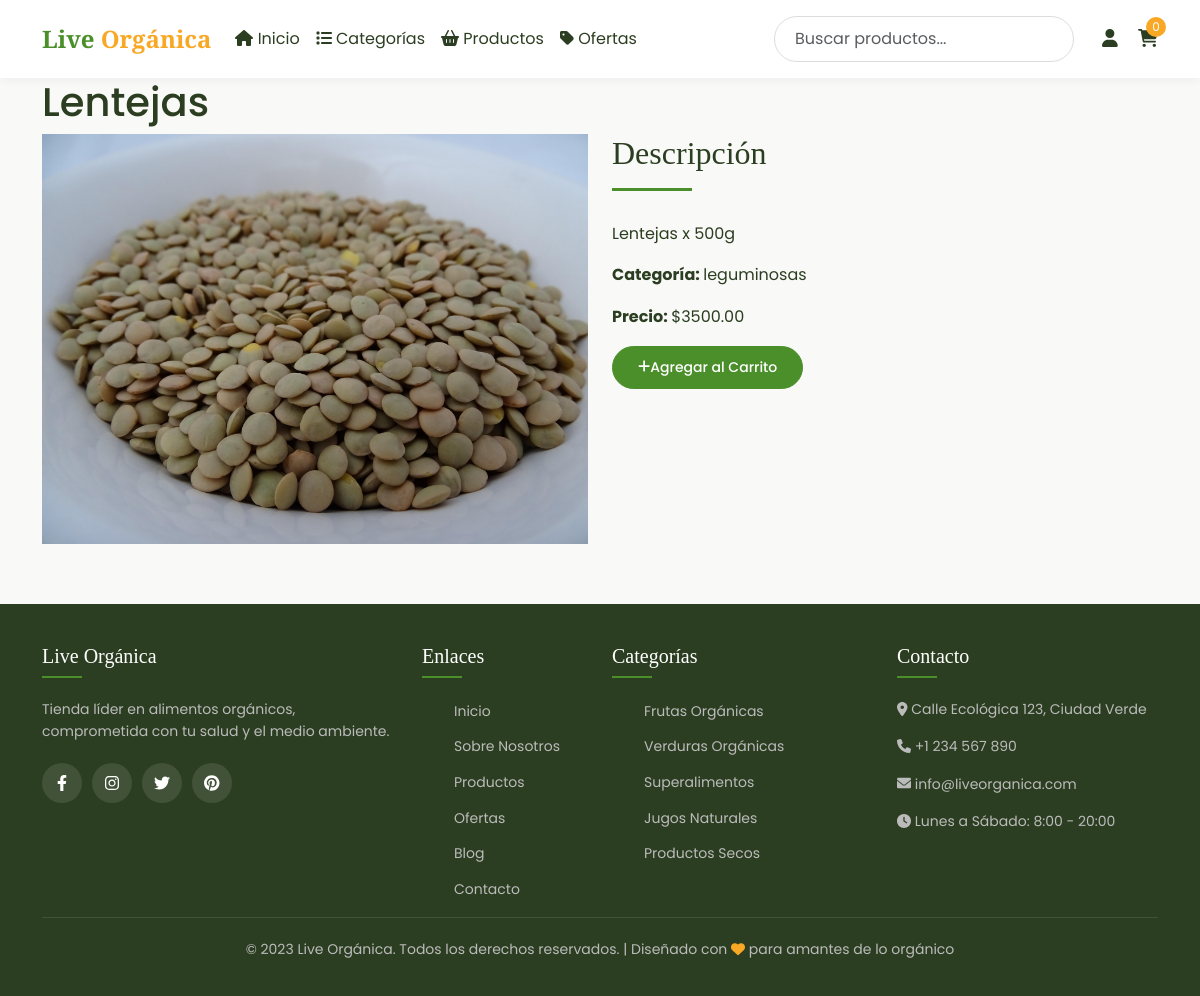
Page /detalle/2 on the committed database.
### productos/models.py (models this page shows, shortened)
class Producto(models.Model):
    nombre = models.CharField(max_length=200)
    descripcion = models.TextField()
    precio = models.DecimalField(max_digits=10, decimal_places=2)
    categoria = models.ForeignKey(Categoria, on_delete=models.CASCADE)
    imagen = models.ImageField(upload_to='productos/')
    en_oferta = models.BooleanField(default=False)

class Categoria(models.Model):
    nombre = models.CharField(max_length=100, unique=True)
    imagen = models.ImageField(upload_to='categorias/', null=True, blank=True)  # Permite valores nulos inicialmente
    def __str__(self):
        return self.nombre

### productos/views.py (the view)
# urls.py: path('detalle/<int:id_producto>', detalle_producto, name='detalle_producto'),
def detalle_producto(request, id_producto):
    producto = Producto.objects.get(id=id_producto)
    return render(request, 'productos/detalle.html', {'producto': producto})

### productos/context_processors.py (called while the page is built)
def total_productos_en_carrito(request):
    carrito_items = Carrito.objects.all()
    total_items = sum(item.cantidad for item in carrito_items)
    return {
        'total_productos_en_carrito': total_items,
        'vista_previa_carrito': carrito_items
    }

### productos/templates/productos/detalle.html (shortened to what this page needs)
{% load static %}
{% include 'productos/menu.html' %}
    {% if producto %}
        <div class="container">
            <h1>{{ producto.nombre }}</h1>
            <div class="row">
                <div class="col-md-6">
                    <img src="{{ producto.imagen.url }}" alt="{{ producto.nombre }}" class="img-fluid">
                </div>
                <div class="col-md-6">
                    <h2>Descripción</h2>
                    <p>{{ producto.descripcion }}</p>
                    <p><strong>Categoría: </strong>{{ producto.categoria }}</p>
                    <p><strong>Precio: </strong>${{ producto.precio }}</p>
                    <a href="{% url 'agregar_al_carrito' producto.id %}" class="btn btn-sm btn-primary">
                        <i class="fas fa-plus"></i>Agregar al Carrito
                    </a>
                </div>
            </div>
        </div>
    {% endif %}
{% include 'productos/footer.html' %}

### static/css/styles.css (style rules this page uses)
:root { --primary: #4a8f29; --primary-light: #6bbf47; --secondary: #f8f1e5; --dark: #2c3e21; --light: #ffffff; --accent: #f9a825; }
body { font-family: 'Poppins', sans-serif; background-color: #f9f9f7; color: var(--dark); line-height: 1.6; }
h2 { font-family: 'Playfair Display', serif; font-size: 32px; color: var(--dark); margin-bottom: 30px; position: relative; }
h2::after { content: ''; display: block; width: 80px; height: 3px; background-color: var(--primary); margin: 15px 0 0; }
.btn-primary { background-color: var(--primary); border-color: var(--primary); padding: 10px 25px; border-radius: 30px; font-weight: 500; }

### rows in the picture
Producto: nombre "Lentejas", imagen (picture), descripcion "Lentejas x 500g", categoria "leguminosas", precio "3500.00"

### other values in the picture
{{ total_productos_en_carrito }} "0"
